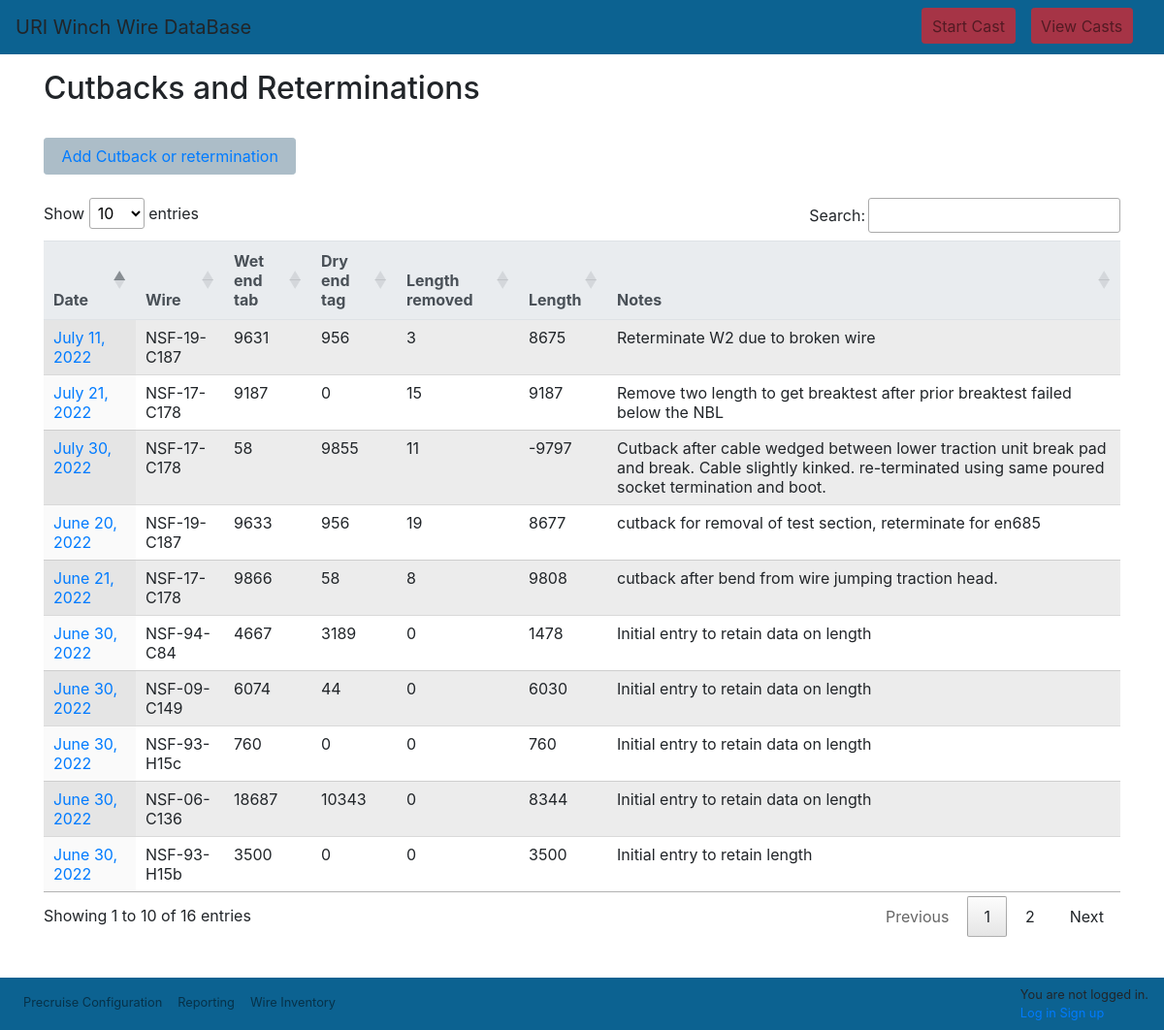
The app's page /wwdb/reports/cutbackreterminationlist/, older data.
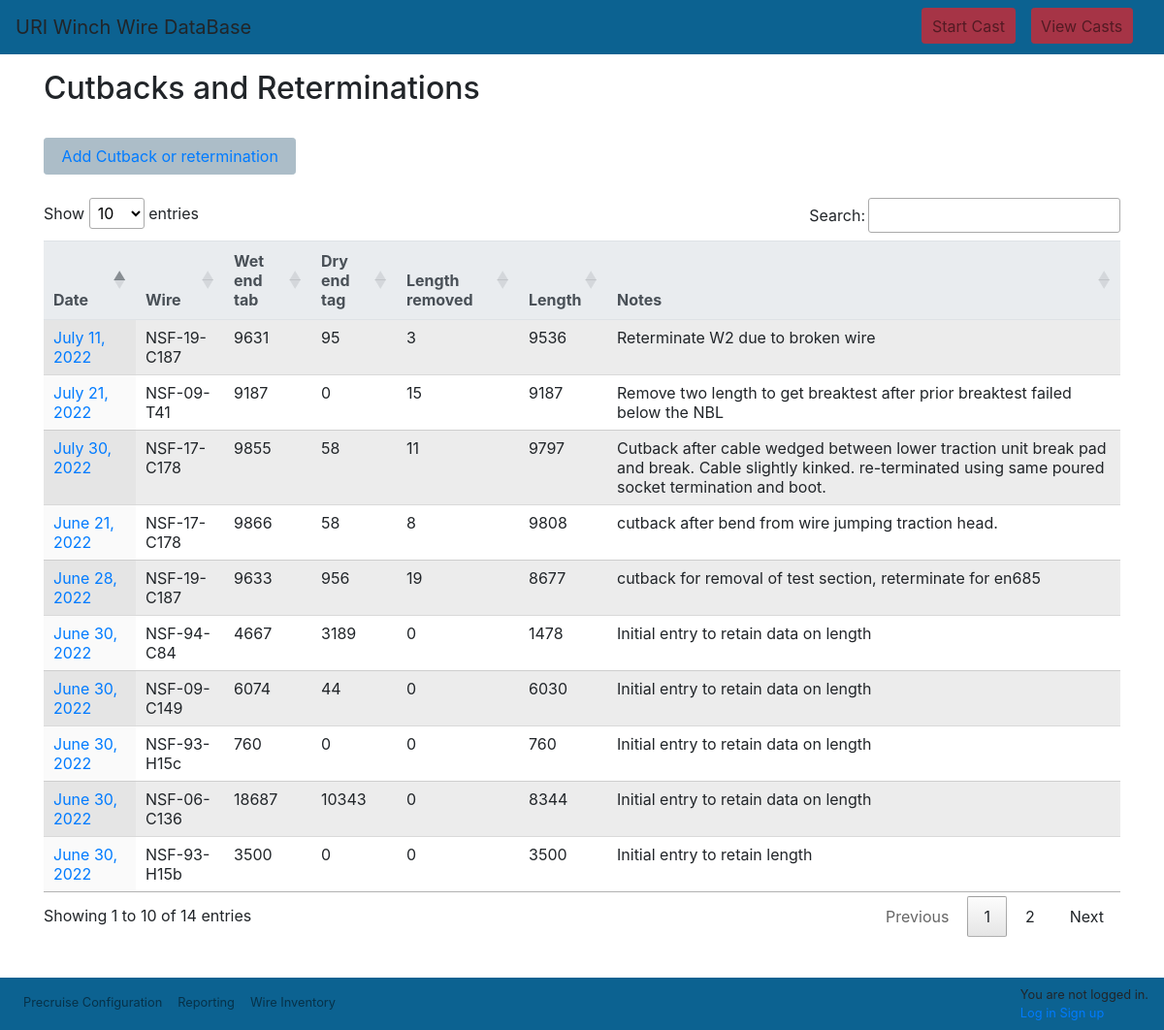
The same page, newer data.
### wwdb/models.py (models this page shows, shortened)
class CutbackRetermination(models.Model):
    id = models.AutoField(db_column='Id', primary_key=True, blank=True, null=False)  # Field name made lowercase.
    dryendtag = models.IntegerField(db_column='DryEndTag', blank=True, null=True, verbose_name='Dry end tag value (m)')  # Field name made lowercase.
    wetendtag = models.IntegerField(db_column='WetEndTag', blank=True, null=True, verbose_name='Wet end tag value (m)')  # Field name made lowercase.
    lengthremoved = models.IntegerField(db_column='LengthRemoved', blank=True, null=True, verbose_name='Length removed (m)')  # Field name made lowercase.
    wireid = models.ForeignKey('Wire', models.DO_NOTHING, db_column='WireId', blank=True, null=True, related_name='wire_cutback_retermination', verbose_name='Wire')  # Field name made lowercase.
    notes = models.TextField(db_column='Notes', blank=True, null=True, verbose_name='Notes')  # Field name made lowercase.
    date = models.DateField(db_column='Date', blank=True, null=True, verbose_name='Date')  # Field name made lowercase.
    class Meta:
        managed = True
        db_table = 'CutbackRetermination'
        verbose_name_plural = "CutbackRetermination"
    @property
    def length(self):
        dryendlength=self.dryendtag
        wetendlength=self.wetendtag
        length=wetendlength-dryendlength
        return length

class Wire(models.Model):
    id = models.AutoField(db_column='Id', primary_key=True, blank=True, null=False)  # Field name made lowercase.
    wirerope = models.ForeignKey(WireRopeData, models.DO_NOTHING, db_column='WireRopeId', blank=True, null=True, verbose_name='Wire rope data id')  # Field name made lowercase.
    winch = models.ForeignKey(Winch, models.DO_NOTHING, db_column='WinchId', blank=True, null=True, verbose_name='Winch')  # Field name made lowercase.
    manufacturerid = models.TextField(db_column='ManufacturerId', blank=True, null=True, verbose_name='Manufacturer id')  # Field name made lowercase.
    nsfid = models.TextField(db_column='NsfId', blank=True, null=True, verbose_name='NSF id')  # Field name made lowercase.
    dateacquired = models.DateTimeField(db_column='DateAcquired', blank=True, null=True, verbose_name='Date Acquired')  # Field name made lowercase.
    notes = models.TextField(db_column='Notes', blank=True, null=True, verbose_name='notes')  # Field name made lowercase.
    length = models.IntegerField(db_column='Length', blank=True, null=True, verbose_name='Length')  # Field name made lowercase.
    status = models.BooleanField(db_column='Status', blank=True, null=True, verbose_name='Status')
    drums = models.ManyToManyField(Drum, through='WireDrum', related_name='loaded_wires', verbose_name='Drum')
    factorofsafety = models.ForeignKey(FactorOfSafety, models.DO_NOTHING, db_column='FactorofSafety', blank=True, null=True, related_name='wirefactorofsafety', verbose_name='Factor of safety')  # Field name made lowercase.
    class Meta:
        managed = True
        db_table = 'Wire'
        verbose_name_plural = "Wire"
    def __str__(self):
        return str(self.nsfid)

### wwdb/views.py (the view)
# urls.py: path('reports/cutbackreterminationlist/', views.cutbackreterminationlist, name='cutbackreterminationlist'),
def cutbackreterminationlist(request):
    cutbacks_reterminations = CutbackRetermination.objects.order_by('-date')
    context = {
        'cutbacks_reterminations': cutbacks_reterminations,
        }
    return render(request, 'reports/cutbackreterminationlist.html', context=context)

### wwdb/templates/reports/cutbackreterminationlist.html (shortened to what this page needs)
<!DOCTYPE html>
{% extends "wwdb/base.html" %}
{% block content %}
<h2>Cutbacks and Reterminations</h2>
<button type="button" class="btn btn-configure">
    <a class="nav-link" href="{% url 'cutbackreterminationadd' %}">Add Cutback or retermination</a>
</button>
<table id="" class="display table table-striped">
    <thead class="thead-light">
        <tr>
            <th>Date</th>
            <th>Wire</th>
            <th>Wet end tab</th>
            <th>Dry end tag</th>
            <th>Length removed</th>
            <th>Length</th>
            <th>Notes</th>
        </tr>
    </thead>
    {% for cutbackretermination in cutbacks_reterminations %}
    <tr>
        <td><a href="{% url 'cutbackreterminationedit' cutbackretermination.pk %}">{{cutbackretermination.date}}</a></td>
        <td>{{cutbackretermination.wireid}}</td>
        <td>{{cutbackretermination.wetendtag}}</td>
        <td>{{cutbackretermination.dryendtag}}</td>
        <td>{{cutbackretermination.lengthremoved}}</td>
        <td>{{cutbackretermination.length}}</td>
        <td>{{cutbackretermination.notes}}</td>
    </tr>
    {% endfor %}
</table>
{% endblock %}

Row changes from the older to the newer data that the page shows:
changed CutbackRetermination "July 30, 2022": wetendtag "58" → "9855"; dryendtag "9855" → "58"; length "-9797" → "9797"
changed CutbackRetermination "Remove two length to get breaktest after prior breaktest failed below the NBL": wireid "NSF-17-C178" → "NSF-09-T41"
changed CutbackRetermination "July 11, 2022": dryendtag "956" → "95"; length "8675" → "9536"
changed CutbackRetermination "cutback for removal of test section, reterminate for en685": date "June 20, 2022" → "June 28, 2022"; moves up the list
Text that changed along with them:
text written by a page script: "Show entries Search: Showing 1 to 10 of 16 entries Previous 1 2 Next" → "Show entries Search: Showing 1 to 10 of 14 entries Previous 1 2 Next"
